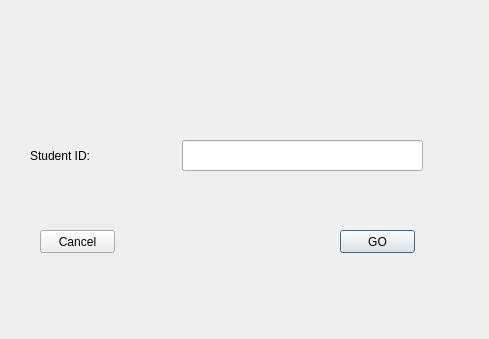
<?xml version="1.0" encoding="UTF-8"?>
<ui version="4.0">
 <class>Dialog</class>
 <widget class="QDialog" name="Dialog">
  <property name="geometry">
   <rect>
    <x>0</x>
    <y>0</y>
    <width>489</width>
    <height>339</height>
   </rect>
  </property>
  <property name="windowTitle">
   <string>Dialog</string>
  </property>
  <widget class="QLabel" name="label">
   <property name="geometry">
    <rect>
     <x>30</x>
     <y>130</y>
     <width>131</width>
     <height>51</height>
    </rect>
   </property>
   <property name="styleSheet">
    <string notr="true">font: 18pt &quot;MS Shell Dlg 2&quot;;</string>
   </property>
   <property name="text">
    <string>Student ID: </string>
   </property>
  </widget>
  <widget class="QLineEdit" name="idNum">
   <property name="geometry">
    <rect>
     <x>182</x>
     <y>140</y>
     <width>241</width>
     <height>31</height>
    </rect>
   </property>
  </widget>
  <widget class="QPushButton" name="searchButton">
   <property name="geometry">
    <rect>
     <x>340</x>
     <y>230</y>
     <width>75</width>
     <height>23</height>
    </rect>
   </property>
   <property name="text">
    <string>GO</string>
   </property>
  </widget>
  <widget class="QPushButton" name="cancel">
   <property name="geometry">
    <rect>
     <x>40</x>
     <y>230</y>
     <width>75</width>
     <height>23</height>
    </rect>
   </property>
   <property name="text">
    <string>Cancel</string>
   </property>
  </widget>
 </widget>
 <resources/>
 <connections/>
</ui>
